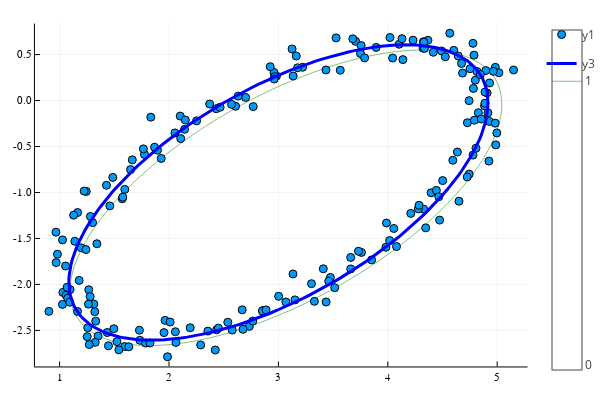

Notebook code cell kept with this figure:
### Markdown cell above
We plot the solution:

### Code cell
using Plots
X = LinRange(minimum(x),maximum(x),100)
Y = LinRange(minimum(y),maximum(y),100)
F = Array{Float64}(undef,100,100)
for i in 1:100, j in 1:100
    F[i,j] = p[1]*X[i]^2 + p[2]*Y[j]^2 + p[3]*X[i]*Y[j] + p[4]*X[i] + p[5]*Y[j]
end

plot(x,y,seriestype = :scatter)
contour!(X, Y, F, linewidth=3, levels=[1], color=:green, label="Fitted Ellipse")
plot!(fx.(ts), fy.(ts), linewidth=3, color=:blue)
#plot!([], color=:green, label="Fitted Ellipse")

### Figure 1 — Plotly figure (JSON) as saved in the notebook; plotly's stock layout.template omitted (floating-point values rounded to 4 significant figures; data arrays with more than 128 entries replaced by an {"elided": "..."} marker saying what was removed)
{"data": [{"colorbar": {"title": ""}, "legendgroup": "y1", "marker": {"color": "rgba(0, 154, 250, 1.000)", "line": {"color": "rgba(0, 0, 0, 1.000)", "width": 1}, "size": 8, "symbol": "circle"}, "mode": "markers", "name": "y1", "showlegend": true, "type": "scatter", "x": {"elided": "200 float values"}, "xaxis": "x", "y": {"elided": "200 float values"}, "yaxis": "y", "zmax": 1.18, "zmin": -0.01932}, {"colorbar": {"title": ""}, "colorscale": [[0, "rgba(0, 128, 0, 1.000)"], [1, "rgba(0, 128, 0, 1.000)"]], "contours": {"coloring": "lines", "end": 1, "showlabels": false, "size": 0, "start": 1}, "hoverinfo": "none", "name": "Fitted Ellipse", "showlegend": false, "showscale": true, "type": "contour", "x": [0.9019, 0.9448, 0.9877, 1.031, 1.074, 1.116, 1.159, 1.202, 1.245, 1.288, 1.331, 1.374, 1.417, 1.46, 1.503, 1.546, 1.588, 1.631, 1.674, 1.717, 1.76, 1.803, 1.846, 1.889, 1.932, 1.975, 2.017, 2.06, 2.103, 2.146, 2.189, 2.232, 2.275, 2.318, 2.361, 2.404, 2.447, 2.489, 2.532, 2.575, 2.618, 2.661, 2.704, 2.747, 2.79, 2.833, 2.876, 2.919, 2.961, 3.004, 3.047, 3.09, 3.133, 3.176, 3.219, 3.262, 3.305, 3.348, 3.391, 3.433, 3.476, 3.519, 3.562, 3.605, 3.648, 3.691, 3.734, 3.777, 3.82, 3.862, 3.905, 3.948, 3.991, 4.034, 4.077, 4.12, 4.163, 4.206, 4.249, 4.292, 4.334, 4.377, 4.42, 4.463, 4.506, 4.549, 4.592, 4.635, 4.678, 4.721, 4.764, 4.806, 4.849, 4.892, 4.935, 4.978, 5.021, 5.064, 5.107, 5.15], "xaxis": "x", "y": [-2.787, -2.751, -2.716, -2.68, -2.645, -2.609, -2.573, -2.538, -2.502, -2.467, -2.431, -2.396, -2.36, -2.325, -2.289, -2.254, -2.218, -2.183, -2.147, -2.111, -2.076, -2.04, -2.005, -1.969, -1.934, -1.898, -1.863, -1.827, -1.792, -1.756, -1.721, -1.685, -1.649, -1.614, -1.578, -1.543, -1.507, -1.472, -1.436, -1.401, -1.365, -1.33, -1.294, -1.258, -1.223, -1.187, -1.152, -1.116, -1.081, -1.045, -1.01, -0.9742, -0.9386, -0.9031, -0.8675, -0.832, -0.7965, -0.7609, -0.7254, -0.6898, -0.6543, -0.6188, -0.5832, -0.5477, -0.5121, -0.4766, -0.4411, -0.4055, -0.37, -0.3344, -0.2989, -0.2634, -0.2278, -0.1923, -0.1567, -0.1212, -0.08565, -0.05011, -0.01457, 0.02097, 0.05651, 0.09206, 0.1276, 0.1631, 0.1987, 0.2342, 0.2698, 0.3053, 0.3408, 0.3764, 0.4119, 0.4475, 0.483, 0.5185, 0.5541, 0.5896, 0.6252, 0.6607, 0.6962, 0.7318], "yaxis": "y", "z": {"elided": "100x100 float values"}, "zmax": 1.18, "zmin": -0.01932}, {"colorbar": {"title": ""}, "legendgroup": "y3", "line": {"color": "rgba(0, 0, 255, 1.000)", "dash": "solid", "shape": "linear", "width": 3}, "mode": "lines", "name": "y3", "showlegend": true, "type": "scatter", "x": {"elided": "200 float values"}, "xaxis": "x", "y": {"elided": "200 float values"}, "yaxis": "y", "zmax": 1.18, "zmin": -0.01932}], "layout": {"annotations": [], "height": 400, "legend_position": {"bgcolor": "rgba(255, 255, 255, 1.000)", "bordercolor": "rgba(0, 0, 0, 1.000)", "borderwidth": 1, "font": {"color": "rgba(0, 0, 0, 1.000)", "family": "sans-serif", "size": 11}, "title": {"font": {"color": "rgba(0, 0, 0, 1.000)", "family": "sans-serif", "size": 15}, "text": ""}, "tracegroupgap": 0, "traceorder": "normal", "x": 1, "xanchor": "auto", "y": 1, "yanchor": "auto"}, "margin": {"b": 20, "l": 0, "r": 0, "t": 20}, "paper_bgcolor": "rgba(255, 255, 255, 1.000)", "plot_bgcolor": "rgba(255, 255, 255, 1.000)", "showlegend": true, "width": 600, "xaxis": {"anchor": "y", "domain": [0.06582, 0.9934], "gridcolor": "rgba(0, 0, 0, 0.100)", "gridwidth": 0.5, "linecolor": "rgba(0, 0, 0, 1.000)", "mirror": false, "range": [0.7745, 5.277], "showgrid": true, "showline": true, "showticklabels": true, "tickangle": 0, "tickcolor": "rgb(0, 0, 0)", "tickfont": {"color": "rgba(0, 0, 0, 1.000)", "family": "sans-serif", "size": 11}, "tickmode": "array", "ticks": "inside", "ticktext": ["1", "2", "3", "4", "5"], "tickvals": [1, 2, 3, 4, 5], "title": "", "titlefont": {"color": "rgba(0, 0, 0, 1.000)", "family": "sans-serif", "size": 15}, "type": "-", "visible": true, "zeroline": false, "zerolinecolor": "rgba(0, 0, 0, 1.000)"}, "yaxis": {"anchor": "x", "domain": [0.03762, 0.9902], "gridcolor": "rgba(0, 0, 0, 0.100)", "gridwidth": 0.5, "linecolor": "rgba(0, 0, 0, 1.000)", "mirror": false, "range": [-2.892, 0.8373], "showgrid": true, "showline": true, "showticklabels": true, "tickangle": 0, "tickcolor": "rgb(0, 0, 0)", "tickfont": {"color": "rgba(0, 0, 0, 1.000)", "family": "sans-serif", "size": 11}, "tickmode": "array", "ticks": "inside", "ticktext": ["-2.5", "-2.0", "-1.5", "-1.0", "-0.5", "0.0", "0.5"], "tickvals": [-2.5, -2, -1.5, -1, -0.5, 0, 0.5], "title": "", "titlefont": {"color": "rgba(0, 0, 0, 1.000)", "family": "sans-serif", "size": 15}, "type": "-", "visible": true, "zeroline": false, "zerolinecolor": "rgba(0, 0, 0, 1.000)"}}}
